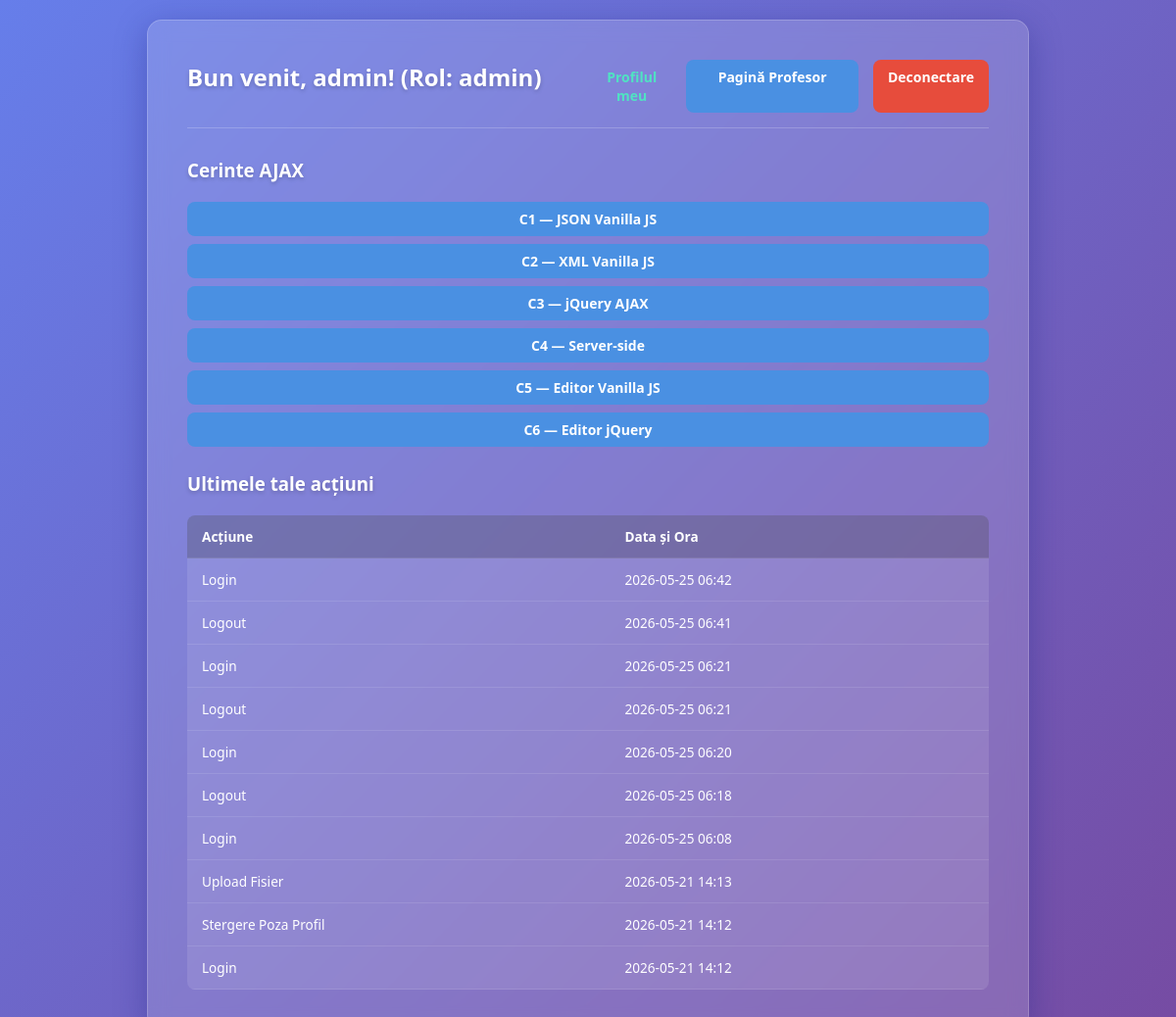
/index.php (signed in), run on the app's committed database.
### tables this page shows
CREATE TABLE logs (
            id       INTEGER PRIMARY KEY AUTOINCREMENT,
            user_id  INTEGER,
            action   VARCHAR(255),
            log_time DATETIME DEFAULT CURRENT_TIMESTAMP
        );

### index.php (the view, shortened to what this page needs)
<?php
$logs = [];
try {
    $pdo = getPDOConnection();
    $stmt = $pdo->prepare("SELECT l.action, l.log_time FROM logs l WHERE l.user_id = ? ORDER BY l.log_time DESC LIMIT 10");
    $stmt->execute([$_SESSION['user_id']]);
    $logs = $stmt->fetchAll(PDO::FETCH_ASSOC);
} catch (Exception $e) {
    $logs_error = "Eroare preluare loguri: " . $e->getMessage();
}
?>
<!DOCTYPE html>
<html lang="ro">
<head>
    <link rel="stylesheet" href="style.css">
</head>
<body>
    <div class="container container-large glass-panel">
        <div class="header-nav">
            <h2>Bun venit, <?= htmlspecialchars($_SESSION['username']) ?>! (Rol: <?= htmlspecialchars($_SESSION['role_name']) ?>)</h2>
            <div class="nav-links">
                <a href="profile.php" class="btn btn-small">Profilul meu</a>
                <?php if ($_SESSION['role_name'] === 'profesor' || $_SESSION['role_name'] === 'admin'): ?>
                    <a href="profesor.php" class="btn btn-small btn-primary">Pagină Profesor</a>
                <?php endif; ?>
                <a href="logout.php" class="btn btn-small btn-danger">Deconectare</a>
            </div>
        </div>
        <?php if ($_SESSION['role_name'] === 'admin'): ?>
        <div style="margin-bottom: 25px;">
            <h3>Cerinte AJAX</h3>
            <div style="display:flex; gap:8px; flex-wrap:wrap;">
                <a href="ajax/c1.php" class="btn btn-small btn-primary">C1 — JSON Vanilla JS</a>
                <a href="ajax/c2.php" class="btn btn-small btn-primary">C2 — XML Vanilla JS</a>
                <a href="ajax/c3.php" class="btn btn-small btn-primary">C3 — jQuery AJAX</a>
                <a href="ajax/c4.php" class="btn btn-small btn-primary">C4 — Server-side</a>
                <a href="ajax/c5.php" class="btn btn-small btn-primary">C5 — Editor Vanilla JS</a>
                <a href="ajax/c6.php" class="btn btn-small btn-primary">C6 — Editor jQuery</a>
            </div>
        </div>
        <?php endif; ?>
        <div>
            <h3>Ultimele tale acțiuni</h3>
            <?php if (isset($logs_error)): ?>
                <p class="error"><?= $logs_error ?></p>
            <?php elseif (count($logs) > 0): ?>
                <table style="font-size:0.85em;">
                    <thead>
                        <tr>
                            <th>Acțiune</th>
                            <th>Data și Ora</th>
                        </tr>
                    </thead>
                    <tbody>
                        <?php foreach ($logs as $log): ?>
                            <tr>
                                <td><?= htmlspecialchars($log['action']) ?></td>
                                <td><?= htmlspecialchars(substr($log['log_time'], 0, 16)) ?></td>
                            </tr>
                        <?php endforeach; ?>
                    </tbody>
                </table>
            <?php else: ?>
                <p>Nicio acțiune înregistrată încă.</p>
            <?php endif; ?>
        </div>
    </div>
</body>
</html>

### style.css (style rules this page uses)
:root { --primary-color: #4a90e2; --primary-hover: #357abd; --secondary-color: #50e3c2; --danger-color: #e74c3c; --dark-color: #2c3e50; --light-color: #ecf0f1; --background: linear-gradient(135deg, #667eea 0%, #764ba2 100%); --glass-bg: rgba(255, 255, 255, 0.15); --glass-border: rgba(255, 255, 255, 0.2); --glass-shadow: 0 8px 32px 0 rgba(31, 38, 135, 0.37); }
* { box-sizing: border-box; margin: 0; padding: 0; font-family: 'Segoe UI', Tahoma, Geneva, Verdana, sans-serif; }
body { background: var(--background); min-height: 100vh; display: flex; justify-content: center; align-items: center; color: #fff; padding: 20px; }
h1, h2, h3 { margin-bottom: 20px; font-weight: 600; text-shadow: 0 2px 4px rgba(0,0,0,0.2); }
a { color: var(--secondary-color); text-decoration: none; transition: color 0.3s; }
.glass-panel { background: var(--glass-bg); backdrop-filter: blur(10px); -webkit-backdrop-filter: blur(10px); border-radius: 15px; border: 1px solid var(--glass-border); box-shadow: var(--glass-shadow); padding: 40px; width: 100%; max-width: 600px; animation: fadeIn 0.5s ease-out; }
.container { width: 100%; }
.container-large { max-width: 900px; }
.btn { display: inline-block; padding: 12px 25px; border: none; border-radius: 8px; font-size: 16px; font-weight: 600; cursor: pointer; text-align: center; transition: all 0.3s ease; text-decoration: none; }
.btn-primary { background: var(--primary-color); color: white; width: 100%; }
.btn-danger { background: var(--danger-color); color: white; }
.btn-small { padding: 8px 15px; font-size: 14px; }
.header-nav { display: flex; justify-content: space-between; align-items: center; margin-bottom: 30px; padding-bottom: 15px; border-bottom: 1px solid var(--glass-border); }
.nav-links { display: flex; gap: 15px; }
table { width: 100%; border-collapse: collapse; margin-top: 20px; background: rgba(255,255,255,0.1); border-radius: 8px; overflow: hidden; }
th, td { padding: 12px 15px; text-align: left; border-bottom: 1px solid rgba(255,255,255,0.1); }
th { background: rgba(0,0,0,0.2); font-weight: 600; }

### data on the page
logs: action "Login", log_time "2026-05-25 06:42"
logs: action "Logout", log_time "2026-05-25 06:41"
logs: action "Login", log_time "2026-05-25 06:21"
logs: action "Logout", log_time "2026-05-25 06:21"
logs: action "Login", log_time "2026-05-25 06:20"
logs: action "Logout", log_time "2026-05-25 06:18"
logs: action "Login", log_time "2026-05-25 06:08"
logs: action "Upload Fisier", log_time "2026-05-21 14:13"
logs: action "Stergere Poza Profil", log_time "2026-05-21 14:12"
logs: action "Login", log_time "2026-05-21 14:12"

### other printed values
$_SESSION['username'] "admin"
$_SESSION['role_name'] "admin"
